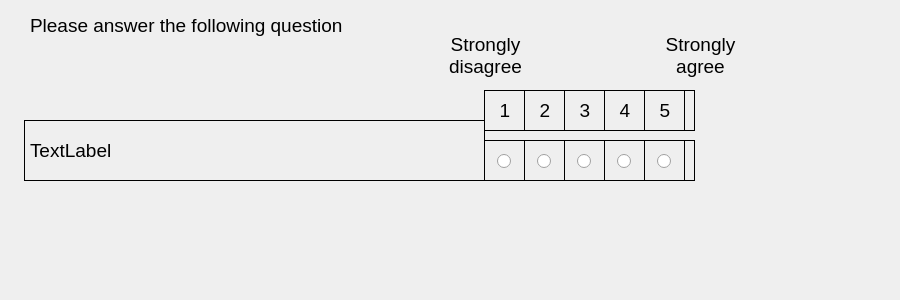
<?xml version="1.0" encoding="UTF-8"?>
<ui version="4.0">
 <class>Survey</class>
 <widget class="QDialog" name="Survey">
  <property name="windowModality">
   <enum>Qt::ApplicationModal</enum>
  </property>
  <property name="geometry">
   <rect>
    <x>0</x>
    <y>0</y>
    <width>900</width>
    <height>300</height>
   </rect>
  </property>
  <property name="windowTitle">
   <string>Survey</string>
  </property>
  <widget class="QFrame" name="frame">
   <property name="geometry">
    <rect>
     <x>484</x>
     <y>140</y>
     <width>211</width>
     <height>41</height>
    </rect>
   </property>
   <property name="font">
    <font>
     <pointsize>14</pointsize>
    </font>
   </property>
   <property name="frameShape">
    <enum>QFrame::Box</enum>
   </property>
   <property name="frameShadow">
    <enum>QFrame::Plain</enum>
   </property>
   <widget class="QFrame" name="frame_2">
    <property name="geometry">
     <rect>
      <x>0</x>
      <y>0</y>
      <width>41</width>
      <height>41</height>
     </rect>
    </property>
    <property name="font">
     <font>
      <pointsize>14</pointsize>
     </font>
    </property>
    <property name="frameShape">
     <enum>QFrame::Box</enum>
    </property>
    <property name="frameShadow">
     <enum>QFrame::Plain</enum>
    </property>
    <widget class="QRadioButton" name="radio_1">
     <property name="geometry">
      <rect>
       <x>13</x>
       <y>10</y>
       <width>16</width>
       <height>23</height>
      </rect>
     </property>
     <property name="font">
      <font>
       <pointsize>14</pointsize>
      </font>
     </property>
     <property name="text">
      <string/>
     </property>
     <property name="checked">
      <bool>false</bool>
     </property>
    </widget>
   </widget>
   <widget class="QFrame" name="frame_3">
    <property name="geometry">
     <rect>
      <x>40</x>
      <y>0</y>
      <width>41</width>
      <height>41</height>
     </rect>
    </property>
    <property name="font">
     <font>
      <pointsize>14</pointsize>
     </font>
    </property>
    <property name="frameShape">
     <enum>QFrame::Box</enum>
    </property>
    <property name="frameShadow">
     <enum>QFrame::Plain</enum>
    </property>
    <widget class="QRadioButton" name="radio_2">
     <property name="geometry">
      <rect>
       <x>13</x>
       <y>10</y>
       <width>16</width>
       <height>23</height>
      </rect>
     </property>
     <property name="font">
      <font>
       <pointsize>14</pointsize>
      </font>
     </property>
     <property name="text">
      <string/>
     </property>
     <property name="checked">
      <bool>false</bool>
     </property>
    </widget>
   </widget>
   <widget class="QFrame" name="frame_4">
    <property name="geometry">
     <rect>
      <x>80</x>
      <y>0</y>
      <width>41</width>
      <height>41</height>
     </rect>
    </property>
    <property name="font">
     <font>
      <pointsize>14</pointsize>
     </font>
    </property>
    <property name="frameShape">
     <enum>QFrame::Box</enum>
    </property>
    <property name="frameShadow">
     <enum>QFrame::Plain</enum>
    </property>
    <widget class="QRadioButton" name="radio_3">
     <property name="geometry">
      <rect>
       <x>13</x>
       <y>10</y>
       <width>16</width>
       <height>23</height>
      </rect>
     </property>
     <property name="font">
      <font>
       <pointsize>14</pointsize>
      </font>
     </property>
     <property name="text">
      <string/>
     </property>
     <property name="checked">
      <bool>false</bool>
     </property>
    </widget>
   </widget>
   <widget class="QFrame" name="frame_5">
    <property name="geometry">
     <rect>
      <x>120</x>
      <y>0</y>
      <width>41</width>
      <height>41</height>
     </rect>
    </property>
    <property name="font">
     <font>
      <pointsize>14</pointsize>
     </font>
    </property>
    <property name="frameShape">
     <enum>QFrame::Box</enum>
    </property>
    <property name="frameShadow">
     <enum>QFrame::Plain</enum>
    </property>
    <widget class="QRadioButton" name="radio_4">
     <property name="geometry">
      <rect>
       <x>13</x>
       <y>10</y>
       <width>16</width>
       <height>23</height>
      </rect>
     </property>
     <property name="font">
      <font>
       <pointsize>14</pointsize>
      </font>
     </property>
     <property name="text">
      <string/>
     </property>
     <property name="checked">
      <bool>false</bool>
     </property>
    </widget>
   </widget>
   <widget class="QFrame" name="frame_7">
    <property name="geometry">
     <rect>
      <x>160</x>
      <y>0</y>
      <width>41</width>
      <height>41</height>
     </rect>
    </property>
    <property name="font">
     <font>
      <pointsize>14</pointsize>
     </font>
    </property>
    <property name="frameShape">
     <enum>QFrame::Box</enum>
    </property>
    <property name="frameShadow">
     <enum>QFrame::Plain</enum>
    </property>
    <widget class="QRadioButton" name="radio_5">
     <property name="geometry">
      <rect>
       <x>13</x>
       <y>10</y>
       <width>16</width>
       <height>23</height>
      </rect>
     </property>
     <property name="font">
      <font>
       <pointsize>14</pointsize>
      </font>
     </property>
     <property name="text">
      <string/>
     </property>
     <property name="checked">
      <bool>false</bool>
     </property>
    </widget>
   </widget>
  </widget>
  <widget class="QLabel" name="prompt_text">
   <property name="geometry">
    <rect>
     <x>24</x>
     <y>120</y>
     <width>461</width>
     <height>61</height>
    </rect>
   </property>
   <property name="font">
    <font>
     <pointsize>14</pointsize>
    </font>
   </property>
   <property name="frameShape">
    <enum>QFrame::Box</enum>
   </property>
   <property name="text">
    <string>TextLabel</string>
   </property>
  </widget>
  <widget class="QFrame" name="frame_13">
   <property name="geometry">
    <rect>
     <x>484</x>
     <y>90</y>
     <width>211</width>
     <height>41</height>
    </rect>
   </property>
   <property name="font">
    <font>
     <pointsize>14</pointsize>
    </font>
   </property>
   <property name="frameShape">
    <enum>QFrame::Box</enum>
   </property>
   <property name="frameShadow">
    <enum>QFrame::Plain</enum>
   </property>
   <widget class="QFrame" name="frame_14">
    <property name="geometry">
     <rect>
      <x>0</x>
      <y>0</y>
      <width>41</width>
      <height>41</height>
     </rect>
    </property>
    <property name="font">
     <font>
      <pointsize>14</pointsize>
     </font>
    </property>
    <property name="frameShape">
     <enum>QFrame::Box</enum>
    </property>
    <property name="frameShadow">
     <enum>QFrame::Plain</enum>
    </property>
    <widget class="QLabel" name="label">
     <property name="geometry">
      <rect>
       <x>5</x>
       <y>10</y>
       <width>32</width>
       <height>20</height>
      </rect>
     </property>
     <property name="font">
      <font>
       <pointsize>14</pointsize>
      </font>
     </property>
     <property name="text">
      <string>1</string>
     </property>
     <property name="alignment">
      <set>Qt::AlignCenter</set>
     </property>
    </widget>
   </widget>
   <widget class="QFrame" name="frame_15">
    <property name="geometry">
     <rect>
      <x>40</x>
      <y>0</y>
      <width>41</width>
      <height>41</height>
     </rect>
    </property>
    <property name="font">
     <font>
      <pointsize>14</pointsize>
     </font>
    </property>
    <property name="frameShape">
     <enum>QFrame::Box</enum>
    </property>
    <property name="frameShadow">
     <enum>QFrame::Plain</enum>
    </property>
    <widget class="QLabel" name="label_13">
     <property name="geometry">
      <rect>
       <x>5</x>
       <y>10</y>
       <width>32</width>
       <height>20</height>
      </rect>
     </property>
     <property name="font">
      <font>
       <pointsize>14</pointsize>
      </font>
     </property>
     <property name="text">
      <string>2</string>
     </property>
     <property name="alignment">
      <set>Qt::AlignCenter</set>
     </property>
    </widget>
   </widget>
   <widget class="QFrame" name="frame_16">
    <property name="geometry">
     <rect>
      <x>80</x>
      <y>0</y>
      <width>41</width>
      <height>41</height>
     </rect>
    </property>
    <property name="font">
     <font>
      <pointsize>14</pointsize>
     </font>
    </property>
    <property name="frameShape">
     <enum>QFrame::Box</enum>
    </property>
    <property name="frameShadow">
     <enum>QFrame::Plain</enum>
    </property>
    <widget class="QLabel" name="label_14">
     <property name="geometry">
      <rect>
       <x>5</x>
       <y>10</y>
       <width>32</width>
       <height>20</height>
      </rect>
     </property>
     <property name="font">
      <font>
       <pointsize>14</pointsize>
      </font>
     </property>
     <property name="text">
      <string>3</string>
     </property>
     <property name="alignment">
      <set>Qt::AlignCenter</set>
     </property>
    </widget>
   </widget>
   <widget class="QFrame" name="frame_17">
    <property name="geometry">
     <rect>
      <x>120</x>
      <y>0</y>
      <width>41</width>
      <height>41</height>
     </rect>
    </property>
    <property name="font">
     <font>
      <pointsize>14</pointsize>
     </font>
    </property>
    <property name="frameShape">
     <enum>QFrame::Box</enum>
    </property>
    <property name="frameShadow">
     <enum>QFrame::Plain</enum>
    </property>
    <widget class="QLabel" name="label_15">
     <property name="geometry">
      <rect>
       <x>5</x>
       <y>10</y>
       <width>32</width>
       <height>20</height>
      </rect>
     </property>
     <property name="font">
      <font>
       <pointsize>14</pointsize>
      </font>
     </property>
     <property name="text">
      <string>4</string>
     </property>
     <property name="alignment">
      <set>Qt::AlignCenter</set>
     </property>
    </widget>
   </widget>
   <widget class="QFrame" name="frame_18">
    <property name="geometry">
     <rect>
      <x>160</x>
      <y>0</y>
      <width>41</width>
      <height>41</height>
     </rect>
    </property>
    <property name="font">
     <font>
      <pointsize>14</pointsize>
     </font>
    </property>
    <property name="frameShape">
     <enum>QFrame::Box</enum>
    </property>
    <property name="frameShadow">
     <enum>QFrame::Plain</enum>
    </property>
    <widget class="QLabel" name="label_16">
     <property name="geometry">
      <rect>
       <x>5</x>
       <y>10</y>
       <width>32</width>
       <height>20</height>
      </rect>
     </property>
     <property name="font">
      <font>
       <pointsize>14</pointsize>
      </font>
     </property>
     <property name="text">
      <string>5</string>
     </property>
     <property name="alignment">
      <set>Qt::AlignCenter</set>
     </property>
    </widget>
   </widget>
  </widget>
  <widget class="QLabel" name="label_2">
   <property name="geometry">
    <rect>
     <x>30</x>
     <y>10</y>
     <width>571</width>
     <height>31</height>
    </rect>
   </property>
   <property name="font">
    <font>
     <pointsize>14</pointsize>
    </font>
   </property>
   <property name="text">
    <string>Please answer the following question</string>
   </property>
  </widget>
  <widget class="QLabel" name="label_3">
   <property name="geometry">
    <rect>
     <x>440</x>
     <y>30</y>
     <width>91</width>
     <height>51</height>
    </rect>
   </property>
   <property name="font">
    <font>
     <pointsize>14</pointsize>
    </font>
   </property>
   <property name="text">
    <string>Strongly
disagree</string>
   </property>
   <property name="alignment">
    <set>Qt::AlignCenter</set>
   </property>
  </widget>
  <widget class="QLabel" name="label_4">
   <property name="geometry">
    <rect>
     <x>650</x>
     <y>30</y>
     <width>101</width>
     <height>51</height>
    </rect>
   </property>
   <property name="font">
    <font>
     <pointsize>14</pointsize>
    </font>
   </property>
   <property name="text">
    <string>Strongly
agree</string>
   </property>
   <property name="alignment">
    <set>Qt::AlignCenter</set>
   </property>
  </widget>
 </widget>
 <resources/>
 <connections/>
</ui>
